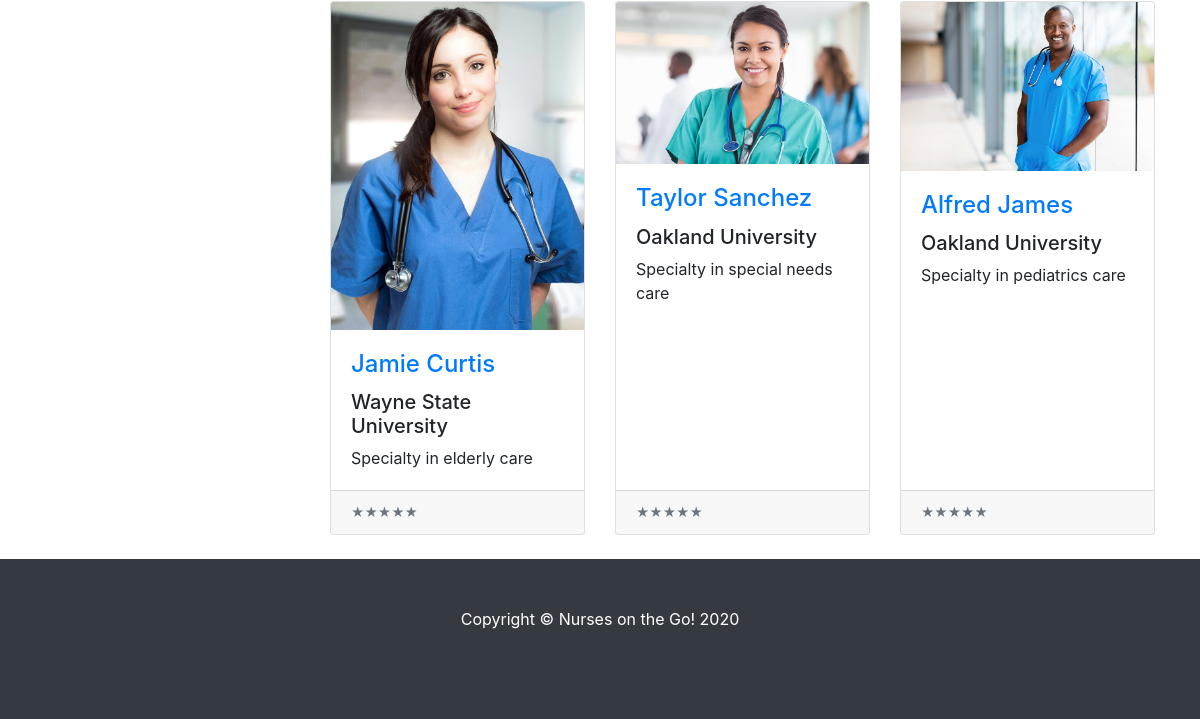
Page /menu.php (signed in, lower part) on the earlier database version.
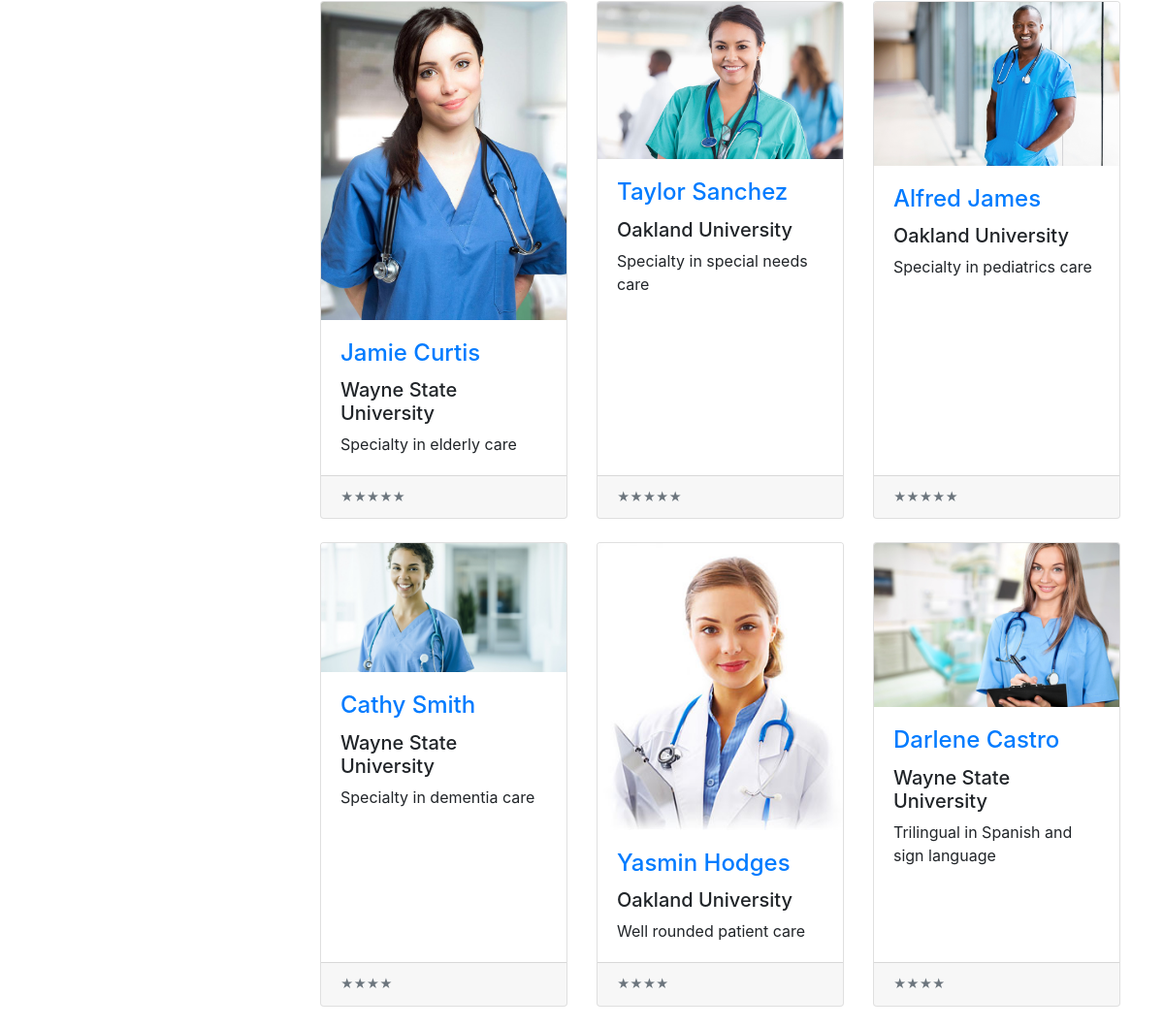
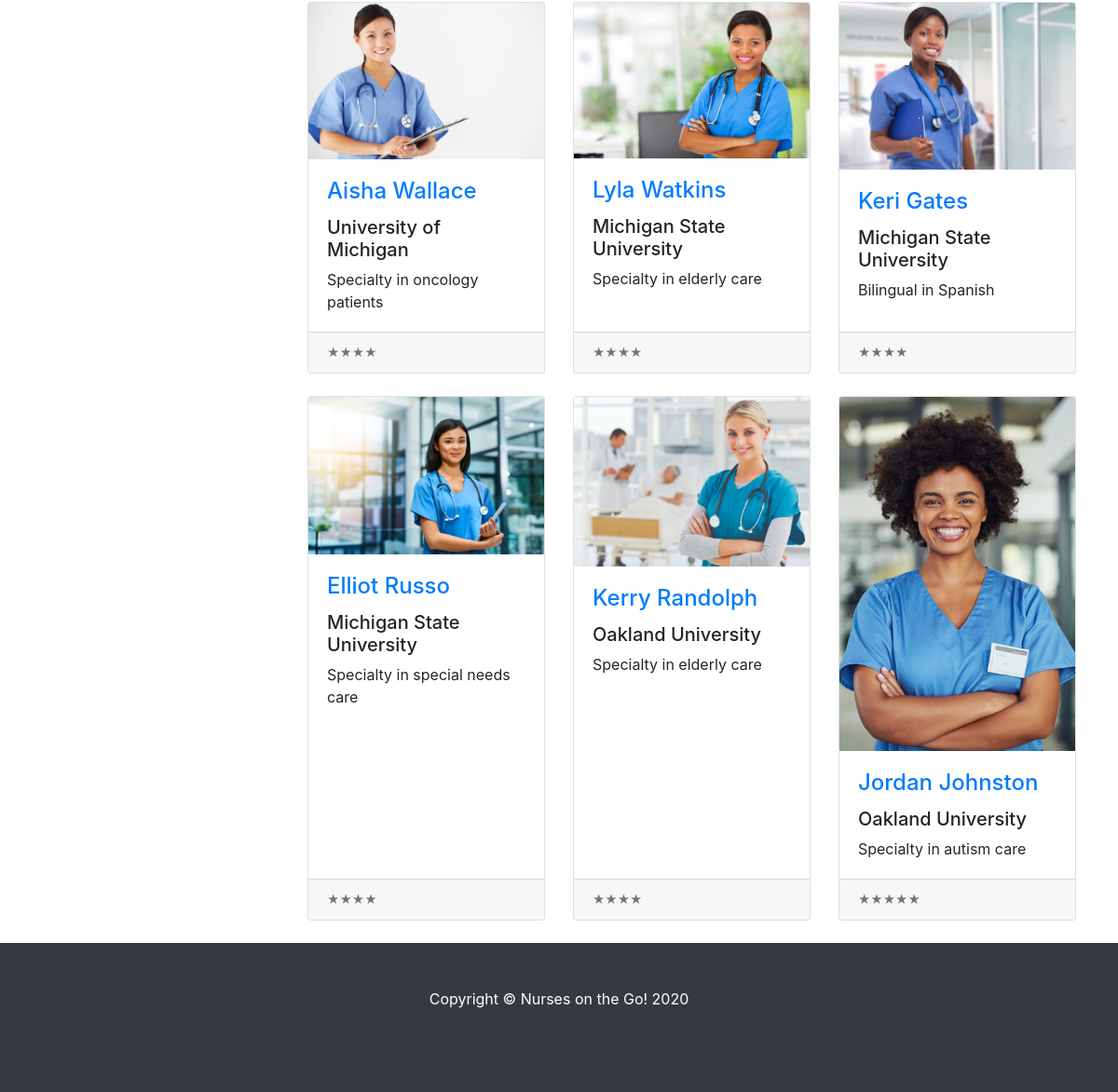
Same page on the later database version (2 pictures, top to bottom).
### tables this page shows
CREATE TABLE IF NOT EXISTS `profile` (
  `pid` int(11) NOT NULL AUTO_INCREMENT,
  `uid` int(11) NOT NULL,
  `url` varchar(100) NOT NULL,
  `image` varchar(100) DEFAULT NULL,
  `name` varchar(100) NOT NULL,
  `location` varchar(100) DEFAULT NULL,
  `university` varchar(100) DEFAULT NULL,
  `specialty` varchar(100) DEFAULT NULL,
  `experience` int(11) DEFAULT NULL,
  `description` varchar(1000) DEFAULT NULL,
  `rating` int(11) NOT NULL,
  PRIMARY KEY (`pid`),
  UNIQUE KEY `uid` (`uid`)
);

### server.php (the view, shortened to what this page needs)
<?php
$db = mysqli_connect('localhost', 'username', 'password', 'dbname');
function listProfile($sql) {
    global $db;
    $results = mysqli_query($db, $sql);
    while ($row = mysqli_fetch_array($results)){
            echo "<div class='col-lg-4 col-md-6 mb-4'>";
            echo "<div class='card h-100'>";
                            echo "<a href='";
                            echo $row['url'];
                            echo "'>";
                            echo "<img class='card-img-top' src='";
                            echo $row['image'];
                            echo "' alt=''> </a>";
                            echo "<div class='card-body'> <h4 class='card-title'> <a href='";
                            echo $row['url'];
                            echo "'>";
                            echo $row['name'];
                            echo "</a></h4><h5>";
                            echo $row['university'];
                            echo "</h5>";
                            echo "<p class='card-text'>";
                            echo $row['specialty'];
                            echo "</p></div>";
                            echo "<div class='card-footer'><small class='text-muted'>";
                            $star = $row['rating'];
                            while ($star > 0){
                                echo "&#9733;";
                                $star = $star - 1;
                                }
                                echo "</small>";
                echo"</div>";
            echo "</div>";
        echo "</div>";
    }
}
?>

### menu.php (shortened to what this page needs)
<?php
  include('server.php');
?>
<html lang="en">
<head>
    <link href="vendor/bootstrap/css/bootstrap.min.css" rel="stylesheet">
    <link href="css/shop-homepage.css" rel="stylesheet">
</head>
<body>
    <div class="container">
        <div class="row">
            <div class="col-lg-3">
            </div>
            <div class="col-lg-9">
                <div class="row">
                    <?php
                    listProfile('SELECT * FROM profile');
                        ?>
                </div>
            </div>
        </div>
    </div>
    <footer class="footer py-5 bg-dark" style="height: 20vh">
        <div class="container">
            <p class="m-0 text-center text-white">Copyright &copy; Nurses on the Go! 2020</p>
        </div>
    </footer>
</body>
</html>

### css/shop-homepage.css (style rules this page uses)
body { padding-top: 56px; }

Differences in the rows shown:
added profile: image (picture), name "Cathy Smith", university "Wayne State University", specialty "Specialty in dementia care", rating 4 (drawn)
added profile: image (picture), name "Yasmin Hodges", university "Oakland University", specialty "Well rounded patient care", rating 4 (drawn)
added profile: image (picture), name "Darlene Castro", university "Wayne State University", specialty "Trilingual in Spanish and sign language", rating 4 (drawn)
added profile: image (picture), name "Aisha Wallace", university "University of Michigan", specialty "Specialty in oncology patients", rating 4 (drawn)
added profile: image (picture), name "Lyla Watkins", university "Michigan State University", specialty "Specialty in elderly care", rating 4 (drawn)
added profile: image (picture), name "Keri Gates", university "Michigan State University", specialty "Bilingual in Spanish", rating 4 (drawn)
added profile: image (picture), name "Elliot Russo", university "Michigan State University", specialty "Specialty in special needs care", rating 4 (drawn)
added profile: image (picture), name "Kerry Randolph", university "Oakland University", specialty "Specialty in elderly care", rating 4 (drawn)
added profile: image (picture), name "Jordan Johnston", university "Oakland University", specialty "Specialty in autism care", rating 5 (drawn)
